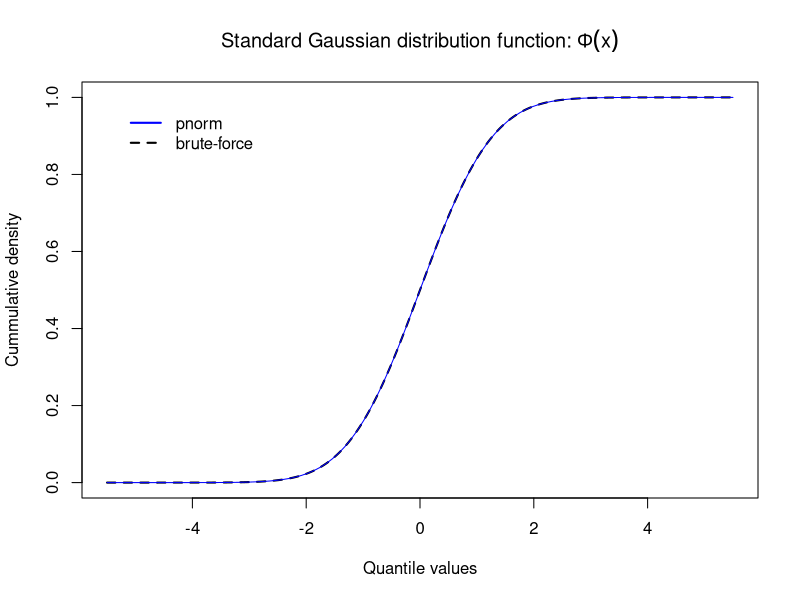

Write R code to recreate this figure.
options(digits = 4)

### Problem 2 ###
# 1. phi function ---------------------------------------------------------

phi <- function(x = NULL){
  if(is.null(x)) stop("Stop! Null vector not allowed!") # test for non-null vector
  
  x = scale(x) # obtain standardization of vector x
  out <- 1/sqrt(2 * pi) * exp(-x^2/2) # probability density of vector x
  return(as.vector(out))
}

# output vector of densities
phi(x = seq(100)) # arbitrarily chosen

# 2. quantile vector, integrate to obtain phi vector values ---------------

quant = seq(0, 5.5, by = 1/100) # for half-table values
f = function(x) 1/sqrt(2 * pi) * exp(-x^2/2) # integrand for Phi(x) value
probs <- sapply(quant, 
                FUN = function(x) integrate(f, lower = 0, upper = x)$value)

# check if probs and pnorm() agree to 4 decimal places
identical(round(probs, 4), round(pnorm(q = quant)-0.5, 4))

# matrix form (subset first 400 to draw half-table)
xmat <- matrix(probs[1:400], ncol = 10, byrow = TRUE)
dimnames(xmat) <- list(seq(0.0, 3.99, by = 1/10), seq(0, 0.09, by = 1/100))
xmat

# 3. Distribution curve (full table plot) ----------------------------------
x = c(-rev(quant), quant)
y = sapply(x, 
           FUN = function(x) integrate(f, lower = -5.5, upper = x)$value)

plot(x, y, type = 'l',
     xlab = "Quantile values",
     ylab = "Cummulative density",
     lwd = 2, lty = 2,
     main = expression(
       paste("Standard Gaussian distribution function:")~Phi(x))
     # xlim = c(-5, 5), ylim = c(0, 1), axes = TRUE,
     )
curve(expr = pnorm(x), add = TRUE, col = 'blue', lty = 1.5)
legend('topleft',
       inset = 0.05,
       legend = c("pnorm", "brute-force"),
       bty = "n", # Removes the legend box
       lty = c(1, 2),
       col = c('blue', 'black'),
       lwd = 2)
